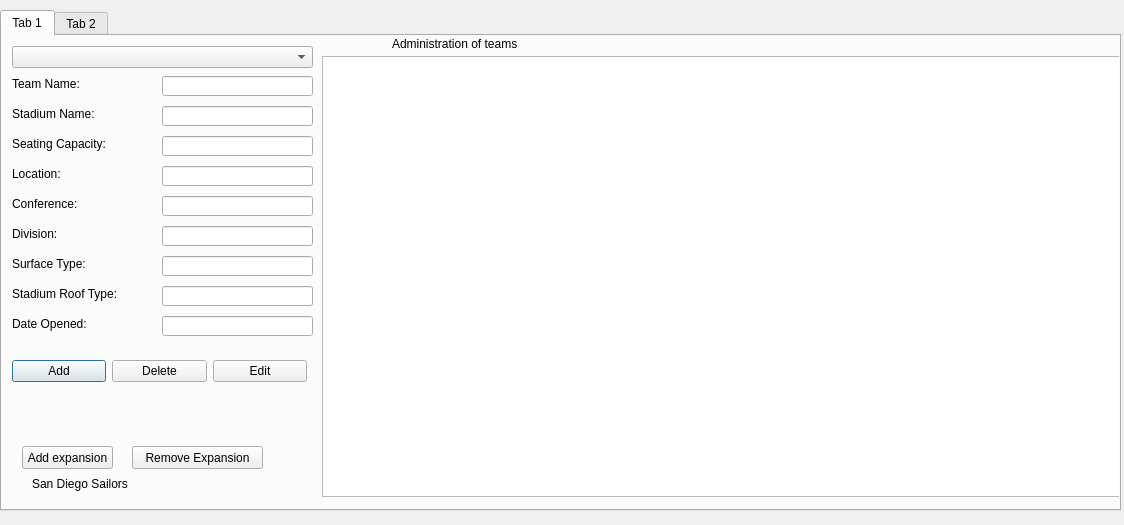
<?xml version="1.0" encoding="UTF-8"?>
<ui version="4.0">
 <class>admin</class>
 <widget class="QDialog" name="admin">
  <property name="geometry">
   <rect>
    <x>0</x>
    <y>0</y>
    <width>1124</width>
    <height>525</height>
   </rect>
  </property>
  <property name="windowTitle">
   <string>Dialog</string>
  </property>
  <widget class="QTabWidget" name="widget">
   <property name="geometry">
    <rect>
     <x>0</x>
     <y>10</y>
     <width>1121</width>
     <height>501</height>
    </rect>
   </property>
   <property name="currentIndex">
    <number>0</number>
   </property>
   <widget class="QWidget" name="tab">
    <attribute name="title">
     <string>Tab 1</string>
    </attribute>
    <widget class="QTableView" name="TeamTable">
     <property name="geometry">
      <rect>
       <x>320</x>
       <y>20</y>
       <width>811</width>
       <height>441</height>
      </rect>
     </property>
    </widget>
    <widget class="QLabel" name="label">
     <property name="geometry">
      <rect>
       <x>10</x>
       <y>40</y>
       <width>81</width>
       <height>16</height>
      </rect>
     </property>
     <property name="text">
      <string>Team Name:</string>
     </property>
    </widget>
    <widget class="QLabel" name="label_2">
     <property name="geometry">
      <rect>
       <x>10</x>
       <y>70</y>
       <width>91</width>
       <height>16</height>
      </rect>
     </property>
     <property name="text">
      <string>Stadium Name:</string>
     </property>
    </widget>
    <widget class="QLabel" name="label_3">
     <property name="geometry">
      <rect>
       <x>10</x>
       <y>100</y>
       <width>101</width>
       <height>16</height>
      </rect>
     </property>
     <property name="text">
      <string>Seating Capacity:</string>
     </property>
    </widget>
    <widget class="QLabel" name="label_4">
     <property name="geometry">
      <rect>
       <x>10</x>
       <y>130</y>
       <width>61</width>
       <height>16</height>
      </rect>
     </property>
     <property name="text">
      <string>Location:</string>
     </property>
    </widget>
    <widget class="QLabel" name="label_5">
     <property name="geometry">
      <rect>
       <x>10</x>
       <y>160</y>
       <width>81</width>
       <height>16</height>
      </rect>
     </property>
     <property name="text">
      <string>Conference:</string>
     </property>
    </widget>
    <widget class="QLabel" name="label_6">
     <property name="geometry">
      <rect>
       <x>10</x>
       <y>190</y>
       <width>61</width>
       <height>16</height>
      </rect>
     </property>
     <property name="text">
      <string>Division:</string>
     </property>
    </widget>
    <widget class="QLabel" name="label_7">
     <property name="geometry">
      <rect>
       <x>10</x>
       <y>220</y>
       <width>91</width>
       <height>16</height>
      </rect>
     </property>
     <property name="text">
      <string>Surface Type:</string>
     </property>
    </widget>
    <widget class="QLabel" name="label_8">
     <property name="geometry">
      <rect>
       <x>10</x>
       <y>250</y>
       <width>121</width>
       <height>16</height>
      </rect>
     </property>
     <property name="text">
      <string>Stadium Roof Type:</string>
     </property>
    </widget>
    <widget class="QLabel" name="label_9">
     <property name="geometry">
      <rect>
       <x>10</x>
       <y>280</y>
       <width>111</width>
       <height>16</height>
      </rect>
     </property>
     <property name="text">
      <string>Date Opened: </string>
     </property>
    </widget>
    <widget class="QLineEdit" name="Stadium_Name">
     <property name="geometry">
      <rect>
       <x>160</x>
       <y>70</y>
       <width>151</width>
       <height>20</height>
      </rect>
     </property>
    </widget>
    <widget class="QLineEdit" name="Seating_Cap_Box">
     <property name="geometry">
      <rect>
       <x>160</x>
       <y>100</y>
       <width>151</width>
       <height>20</height>
      </rect>
     </property>
    </widget>
    <widget class="QLineEdit" name="Location_Box">
     <property name="geometry">
      <rect>
       <x>160</x>
       <y>130</y>
       <width>151</width>
       <height>20</height>
      </rect>
     </property>
    </widget>
    <widget class="QLineEdit" name="Conference_Box">
     <property name="geometry">
      <rect>
       <x>160</x>
       <y>160</y>
       <width>151</width>
       <height>20</height>
      </rect>
     </property>
    </widget>
    <widget class="QLineEdit" name="Division_Box">
     <property name="geometry">
      <rect>
       <x>160</x>
       <y>190</y>
       <width>151</width>
       <height>20</height>
      </rect>
     </property>
    </widget>
    <widget class="QLineEdit" name="Surface_Type_Box">
     <property name="geometry">
      <rect>
       <x>160</x>
       <y>220</y>
       <width>151</width>
       <height>20</height>
      </rect>
     </property>
    </widget>
    <widget class="QLineEdit" name="Stadium_Roof_Box">
     <property name="geometry">
      <rect>
       <x>160</x>
       <y>250</y>
       <width>151</width>
       <height>20</height>
      </rect>
     </property>
    </widget>
    <widget class="QLineEdit" name="Date_Box">
     <property name="geometry">
      <rect>
       <x>160</x>
       <y>280</y>
       <width>151</width>
       <height>20</height>
      </rect>
     </property>
    </widget>
    <widget class="QLineEdit" name="Team_Name_Box">
     <property name="geometry">
      <rect>
       <x>160</x>
       <y>40</y>
       <width>151</width>
       <height>20</height>
      </rect>
     </property>
    </widget>
    <widget class="QComboBox" name="Team_Name_Combo_Box">
     <property name="geometry">
      <rect>
       <x>10</x>
       <y>10</y>
       <width>301</width>
       <height>22</height>
      </rect>
     </property>
    </widget>
    <widget class="QLabel" name="label_10">
     <property name="geometry">
      <rect>
       <x>390</x>
       <y>0</y>
       <width>171</width>
       <height>16</height>
      </rect>
     </property>
     <property name="text">
      <string>Administration of teams</string>
     </property>
    </widget>
    <widget class="QWidget" name="layoutWidget">
     <property name="geometry">
      <rect>
       <x>10</x>
       <y>320</y>
       <width>295</width>
       <height>30</height>
      </rect>
     </property>
     <layout class="QHBoxLayout" name="horizontalLayout">
      <item>
       <widget class="QPushButton" name="Add_Button">
        <property name="text">
         <string>Add</string>
        </property>
       </widget>
      </item>
      <item>
       <widget class="QPushButton" name="Delete_Button">
        <property name="text">
         <string>Delete</string>
        </property>
       </widget>
      </item>
      <item>
       <widget class="QPushButton" name="Edit_Button">
        <property name="text">
         <string>Edit</string>
        </property>
       </widget>
      </item>
     </layout>
    </widget>
    <widget class="QPushButton" name="Add_expansion_button">
     <property name="geometry">
      <rect>
       <x>20</x>
       <y>410</y>
       <width>91</width>
       <height>23</height>
      </rect>
     </property>
     <property name="text">
      <string>Add expansion</string>
     </property>
    </widget>
    <widget class="QPushButton" name="Remove_expansion_button">
     <property name="geometry">
      <rect>
       <x>130</x>
       <y>410</y>
       <width>131</width>
       <height>23</height>
      </rect>
     </property>
     <property name="text">
      <string>Remove Expansion</string>
     </property>
    </widget>
    <widget class="QLabel" name="label_15">
     <property name="geometry">
      <rect>
       <x>30</x>
       <y>440</y>
       <width>101</width>
       <height>16</height>
      </rect>
     </property>
     <property name="text">
      <string>San Diego Sailors</string>
     </property>
    </widget>
   </widget>
   <widget class="QWidget" name="tab_2">
    <attribute name="title">
     <string>Tab 2</string>
    </attribute>
    <widget class="QTableView" name="souvenir_table">
     <property name="geometry">
      <rect>
       <x>230</x>
       <y>10</y>
       <width>801</width>
       <height>441</height>
      </rect>
     </property>
    </widget>
    <widget class="QLabel" name="label_11">
     <property name="geometry">
      <rect>
       <x>10</x>
       <y>10</y>
       <width>241</width>
       <height>41</height>
      </rect>
     </property>
     <property name="text">
      <string>First select Team then select Souvenir</string>
     </property>
    </widget>
    <widget class="QComboBox" name="souvenir_name_combo_box">
     <property name="geometry">
      <rect>
       <x>50</x>
       <y>120</y>
       <width>111</width>
       <height>22</height>
      </rect>
     </property>
    </widget>
    <widget class="QLineEdit" name="Namedit">
     <property name="geometry">
      <rect>
       <x>50</x>
       <y>160</y>
       <width>113</width>
       <height>20</height>
      </rect>
     </property>
    </widget>
    <widget class="QLineEdit" name="CostEdit">
     <property name="geometry">
      <rect>
       <x>41</x>
       <y>191</y>
       <width>169</width>
       <height>22</height>
      </rect>
     </property>
    </widget>
    <widget class="QLabel" name="label_12">
     <property name="geometry">
      <rect>
       <x>10</x>
       <y>160</y>
       <width>41</width>
       <height>16</height>
      </rect>
     </property>
     <property name="text">
      <string>Name:</string>
     </property>
    </widget>
    <widget class="QLabel" name="label_13">
     <property name="geometry">
      <rect>
       <x>10</x>
       <y>190</y>
       <width>31</width>
       <height>22</height>
      </rect>
     </property>
     <property name="text">
      <string>Cost:</string>
     </property>
    </widget>
    <widget class="QLabel" name="label_14">
     <property name="geometry">
      <rect>
       <x>50</x>
       <y>90</y>
       <width>101</width>
       <height>20</height>
      </rect>
     </property>
     <property name="text">
      <string>Souvenir Name:</string>
     </property>
    </widget>
    <widget class="QPushButton" name="pushButton_3">
     <property name="geometry">
      <rect>
       <x>130</x>
       <y>230</y>
       <width>75</width>
       <height>23</height>
      </rect>
     </property>
     <property name="text">
      <string>Delete</string>
     </property>
    </widget>
    <widget class="QPushButton" name="pushButton_2">
     <property name="geometry">
      <rect>
       <x>40</x>
       <y>230</y>
       <width>75</width>
       <height>23</height>
      </rect>
     </property>
     <property name="text">
      <string>Edit</string>
     </property>
    </widget>
    <widget class="QComboBox" name="Team_name_souvenir_box">
     <property name="geometry">
      <rect>
       <x>20</x>
       <y>50</y>
       <width>171</width>
       <height>22</height>
      </rect>
     </property>
    </widget>
   </widget>
  </widget>
 </widget>
 <resources/>
 <connections/>
</ui>
